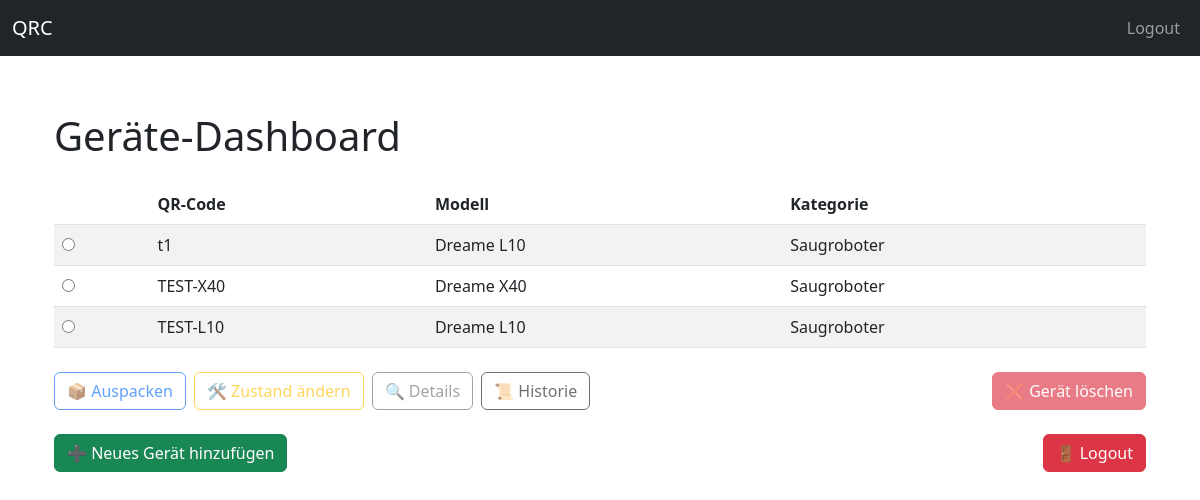
Before: /benutzer/dashboard (signed in) with the older database file.
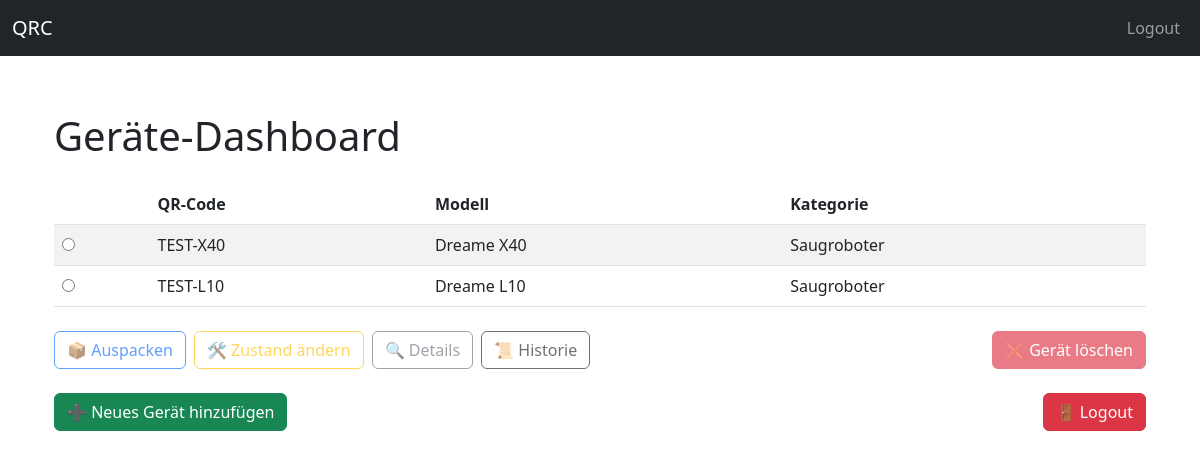
After: the same page with the newer database file.
### models/geraet_db.py (models this page shows)
class Geraet(db.Model):
    __tablename__ = "geraete"
    id = db.Column(db.Integer, primary_key=True)
    qrcode = db.Column(db.String, unique=True, nullable=False)
    modell_id = db.Column(db.Integer, db.ForeignKey("modell.id"), nullable=False)
    zustand_id = db.Column(db.Integer, db.ForeignKey("zustaende.id"), nullable=False)
    benutzer_id = db.Column(db.Integer, db.ForeignKey("benutzer.id"), nullable=False)
    modell = db.relationship("Modell", back_populates="geraete")
    zustand = db.relationship("Zustand")
    benutzer = db.relationship("Benutzer", backref="geraete")
    historie = db.relationship("Historie", backref="geraet", lazy=True)
    module = db.relationship("Modul", back_populates="geraet", cascade="all, delete-orphan")
    teile = db.relationship("Teil", back_populates="geraet")

### models/modell_db.py (models this page shows, shortened)
class Modell(db.Model):
    __tablename__ = "modell"
    id = db.Column(db.Integer, primary_key=True, index=True)
    name = db.Column(db.String(100), unique=True, nullable=False, index=True)
    kategorie_id = db.Column(db.Integer, db.ForeignKey("kategorie.id"), nullable=False)
    kategorie = db.relationship("Kategorie", back_populates="modelle")
    geraete = db.relationship("Geraet", back_populates="modell")
    module = db.relationship(Modul, back_populates="modell", cascade="all, delete-orphan")

### models/kategorie_db.py (models this page shows, shortened)
class Kategorie(db.Model):
    __tablename__ = "kategorie"
    id = db.Column(db.Integer, primary_key=True)
    name = db.Column(db.String(100), nullable=False, unique=True)
    modelle = db.relationship("Modell", back_populates="kategorie", lazy=True)

### app/routes/benutzer_routes.py (the view)
@benutzer_bp.route("/benutzer/dashboard")
@login_required
def dashboard():
    geraete = (
        GeraetDB.query
        .filter_by(benutzer_id=current_user.id)
        .order_by(GeraetDB.id.desc())  # sortiert nach zuletzt erstelltem Gerät
        .all()
    )
    return render_template("dashboard.html", geraete=geraete)

### app/app.py (called while the page is built)
@login_manager.user_loader
def load_user(user_id):
    return Benutzer.query.get(int(user_id))

### models/benutzer_db.py (called while the page is built)
    @property
    def ist_admin(self):
        return self.rolle == "admin"

### app/templates/dashboard.html (shortened to what this page needs)
{% extends "base.html" %}
{% block content %}
<div class="container mt-5">
  <h1 class="mb-4">Geräte-Dashboard</h1>
  {% if geraete %}
  <div id="geraeteForm">
    <table class="table table-striped align-middle">
      <thead>
        <tr>
          <th></th>
          <th>QR-Code</th>
          <th>Modell</th>
          <th>Kategorie</th>
        </tr>
      </thead>
      <tbody>
        {% for geraet in geraete %}
        <tr>
          <td>
            <input type="radio" name="geraet_id" value="{{ geraet.id }}" data-qrcode="{{ geraet.qrcode }}">
          </td>
          <td>{{ geraet.qrcode }}</td>
          <td>{{ geraet.modell.name }}</td>
          <td>{{ geraet.modell.kategorie.name }}</td>
        </tr>
        {% endfor %}
      </tbody>
    </table>
    <div class="d-flex gap-2 mt-4 flex-wrap justify-content-between">
      <div class="d-flex gap-2 flex-wrap">
        <a id="btn-auspacken" href="#" class="btn btn-outline-primary disabled">📦 Auspacken</a>
        <a id="btn-zustand" href="#" class="btn btn-outline-warning disabled">🛠 Zustand ändern</a>
        <a id="btn-details" href="#" class="btn btn-outline-secondary disabled">🔍 Details</a>
        <a id="btn-historie" href="#" class="btn btn-outline-dark disabled">📜 Historie</a>
      </div>
      {% if current_user.ist_admin %}
      <form id="loeschenForm" method="POST" action="#" class="d-inline">
        <button id="btn-loeschen" type="submit" class="btn btn-danger disabled" onclick="return confirm('Gerät wirklich löschen?');">❌ Gerät löschen</button>
      </form>
      {% endif %}
    </div>
  </div>
  {% else %}
    <div class="alert alert-info">
      Noch keine Geräte vorhanden.
    </div>
  {% endif %}
  <div class="mt-4">
    <a href="{{ url_for('geraete.geraet_neu') }}" class="btn btn-success">➕ Neues Gerät hinzufügen</a>
    <a href="{{ url_for('login.logout') }}" class="btn btn-danger float-end">🚪 Logout</a>
  </div>
</div>
{% endblock %}

### app/templates/base.html (shortened to what this page needs)
<!doctype html>
<html lang="de">
  <head>
    <link href="https://cdn.jsdelivr.net/npm/bootstrap@5.3.0/dist/css/bootstrap.min.css" rel="stylesheet">
  </head>
  <body>
    <nav class="navbar navbar-expand-lg navbar-dark bg-dark fixed-top">
      <div class="container-fluid">
        <a class="navbar-brand" href="#">QRC</a>
        <div class="collapse navbar-collapse">
          <ul class="navbar-nav ms-auto">
            <li class="nav-item">
              <a class="nav-link" href="{{ url_for('login.logout') }}">Logout</a>
            </li>
          </ul>
        </div>
      </div>
    </nav>
    <main class="container mt-5">
      {% block content %}
      {% endblock %}
    </main>
  </body>
</html>

### app/templates/base.html (style rules this page uses)
body { padding-top: 4rem; }

Changed rows visible on the page:
removed Geraet: qrcode "t1", modell.name "Dreame L10", modell.kategorie.name "Saugroboter"
